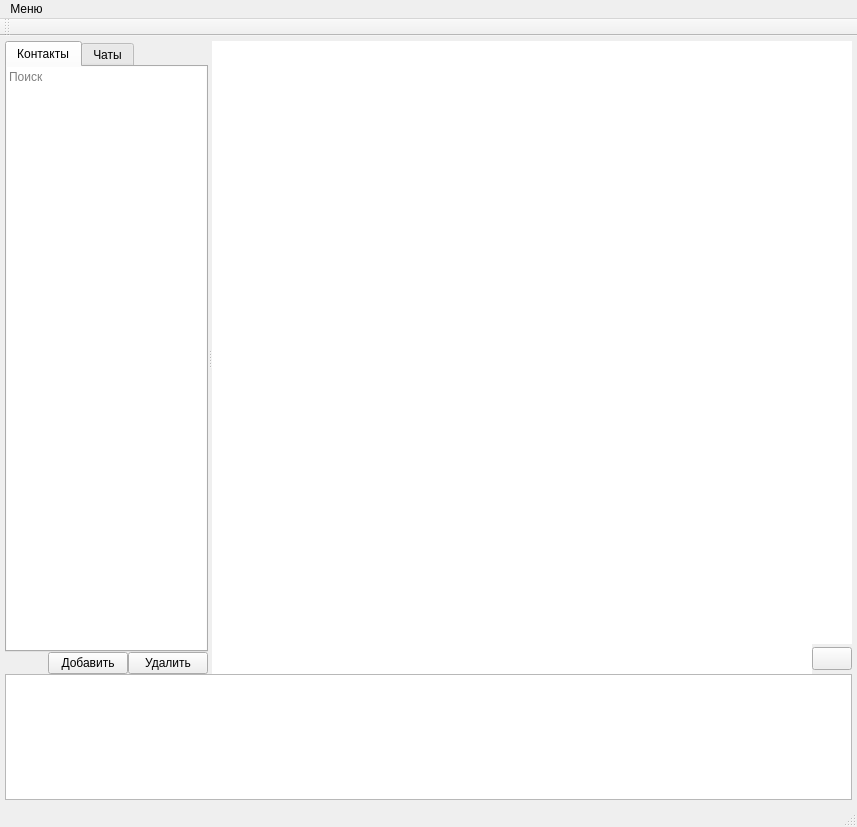
<?xml version="1.0" encoding="UTF-8"?>
<ui version="4.0">
 <class>MainWindow</class>
 <widget class="QMainWindow" name="MainWindow">
  <property name="geometry">
   <rect>
    <x>0</x>
    <y>0</y>
    <width>857</width>
    <height>827</height>
   </rect>
  </property>
  <property name="windowTitle">
   <string>Messenger</string>
  </property>
  <property name="windowOpacity">
   <double>10.000000000000000</double>
  </property>
  <property name="accessibleName">
   <string>ыуацуа</string>
  </property>
  <widget class="QWidget" name="centralwidget">
   <layout class="QGridLayout" name="gridLayout_6">
    <property name="leftMargin">
     <number>5</number>
    </property>
    <property name="topMargin">
     <number>5</number>
    </property>
    <property name="rightMargin">
     <number>5</number>
    </property>
    <property name="bottomMargin">
     <number>5</number>
    </property>
    <property name="spacing">
     <number>5</number>
    </property>
    <item row="0" column="0">
     <layout class="QVBoxLayout" name="verticalLayout_3">
      <property name="spacing">
       <number>0</number>
      </property>
      <item>
       <widget class="QWidget" name="widget_3" native="true">
        <property name="sizePolicy">
         <sizepolicy hsizetype="Preferred" vsizetype="Preferred">
          <horstretch>0</horstretch>
          <verstretch>250</verstretch>
         </sizepolicy>
        </property>
        <layout class="QGridLayout" name="gridLayout_5">
         <property name="leftMargin">
          <number>0</number>
         </property>
         <property name="topMargin">
          <number>0</number>
         </property>
         <property name="rightMargin">
          <number>0</number>
         </property>
         <property name="bottomMargin">
          <number>0</number>
         </property>
         <property name="spacing">
          <number>0</number>
         </property>
         <item row="0" column="0">
          <widget class="QSplitter" name="splitter">
           <property name="orientation">
            <enum>Qt::Horizontal</enum>
           </property>
           <widget class="QWidget" name="widget_contacts" native="true">
            <property name="sizePolicy">
             <sizepolicy hsizetype="Preferred" vsizetype="Preferred">
              <horstretch>90</horstretch>
              <verstretch>0</verstretch>
             </sizepolicy>
            </property>
            <layout class="QGridLayout" name="gridLayout_4">
             <property name="leftMargin">
              <number>0</number>
             </property>
             <property name="topMargin">
              <number>0</number>
             </property>
             <property name="rightMargin">
              <number>0</number>
             </property>
             <property name="bottomMargin">
              <number>0</number>
             </property>
             <property name="spacing">
              <number>0</number>
             </property>
             <item row="0" column="0">
              <layout class="QVBoxLayout" name="verticalLayout_2">
               <property name="spacing">
                <number>0</number>
               </property>
               <item>
                <widget class="QTabWidget" name="tabContacts">
                 <property name="sizePolicy">
                  <sizepolicy hsizetype="Expanding" vsizetype="Expanding">
                   <horstretch>100</horstretch>
                   <verstretch>0</verstretch>
                  </sizepolicy>
                 </property>
                 <property name="minimumSize">
                  <size>
                   <width>0</width>
                   <height>0</height>
                  </size>
                 </property>
                 <property name="maximumSize">
                  <size>
                   <width>16777215</width>
                   <height>16777215</height>
                  </size>
                 </property>
                 <property name="baseSize">
                  <size>
                   <width>200</width>
                   <height>0</height>
                  </size>
                 </property>
                 <property name="currentIndex">
                  <number>0</number>
                 </property>
                 <widget class="QWidget" name="tab_contacts">
                  <attribute name="title">
                   <string>Контакты</string>
                  </attribute>
                  <layout class="QGridLayout" name="gridLayout">
                   <property name="leftMargin">
                    <number>0</number>
                   </property>
                   <property name="topMargin">
                    <number>0</number>
                   </property>
                   <property name="rightMargin">
                    <number>0</number>
                   </property>
                   <property name="bottomMargin">
                    <number>0</number>
                   </property>
                   <property name="spacing">
                    <number>0</number>
                   </property>
                   <item row="1" column="0">
                    <widget class="QListWidget" name="listWidget_contacts">
                     <property name="frameShape">
                      <enum>QFrame::NoFrame</enum>
                     </property>
                     <property name="alternatingRowColors">
                      <bool>true</bool>
                     </property>
                     <property name="selectionBehavior">
                      <enum>QAbstractItemView::SelectItems</enum>
                     </property>
                     <property name="iconSize">
                      <size>
                       <width>0</width>
                       <height>0</height>
                      </size>
                     </property>
                     <property name="textElideMode">
                      <enum>Qt::ElideLeft</enum>
                     </property>
                     <property name="layoutMode">
                      <enum>QListView::SinglePass</enum>
                     </property>
                     <property name="uniformItemSizes">
                      <bool>true</bool>
                     </property>
                     <property name="batchSize">
                      <number>100</number>
                     </property>
                    </widget>
                   </item>
                   <item row="0" column="0">
                    <widget class="QLineEdit" name="lineEditSearch">
                     <property name="maximumSize">
                      <size>
                       <width>16777215</width>
                       <height>16777215</height>
                      </size>
                     </property>
                     <property name="text">
                      <string/>
                     </property>
                     <property name="frame">
                      <bool>false</bool>
                     </property>
                     <property name="dragEnabled">
                      <bool>false</bool>
                     </property>
                     <property name="placeholderText">
                      <string>Поиск</string>
                     </property>
                     <property name="clearButtonEnabled">
                      <bool>true</bool>
                     </property>
                    </widget>
                   </item>
                  </layout>
                 </widget>
                 <widget class="QWidget" name="tab_chat">
                  <attribute name="title">
                   <string>Чаты</string>
                  </attribute>
                  <layout class="QGridLayout" name="gridLayout_2">
                   <property name="leftMargin">
                    <number>0</number>
                   </property>
                   <property name="topMargin">
                    <number>0</number>
                   </property>
                   <property name="rightMargin">
                    <number>0</number>
                   </property>
                   <property name="bottomMargin">
                    <number>0</number>
                   </property>
                   <property name="spacing">
                    <number>0</number>
                   </property>
                   <item row="1" column="0">
                    <widget class="QListWidget" name="listWidget_chat">
                     <property name="frameShape">
                      <enum>QFrame::NoFrame</enum>
                     </property>
                    </widget>
                   </item>
                   <item row="0" column="0">
                    <widget class="QLineEdit" name="lineEdit_search_chat">
                     <property name="frame">
                      <bool>false</bool>
                     </property>
                     <property name="placeholderText">
                      <string>поиск</string>
                     </property>
                    </widget>
                   </item>
                  </layout>
                 </widget>
                </widget>
               </item>
               <item>
                <layout class="QHBoxLayout" name="horizontalLayout_4">
                 <property name="spacing">
                  <number>0</number>
                 </property>
                 <property name="sizeConstraint">
                  <enum>QLayout::SetDefaultConstraint</enum>
                 </property>
                 <item>
                  <spacer name="horizontalSpacer">
                   <property name="orientation">
                    <enum>Qt::Horizontal</enum>
                   </property>
                   <property name="sizeHint" stdset="0">
                    <size>
                     <width>40</width>
                     <height>20</height>
                    </size>
                   </property>
                  </spacer>
                 </item>
                 <item>
                  <widget class="QPushButton" name="addContact">
                   <property name="text">
                    <string>Добавить</string>
                   </property>
                  </widget>
                 </item>
                 <item>
                  <widget class="QPushButton" name="delContact">
                   <property name="text">
                    <string>Удалить</string>
                   </property>
                  </widget>
                 </item>
                </layout>
               </item>
              </layout>
             </item>
            </layout>
            <zorder></zorder>
           </widget>
           <widget class="QWidget" name="widget_chat" native="true">
            <property name="sizePolicy">
             <sizepolicy hsizetype="Preferred" vsizetype="Preferred">
              <horstretch>250</horstretch>
              <verstretch>0</verstretch>
             </sizepolicy>
            </property>
            <layout class="QGridLayout" name="gridLayout_3">
             <property name="leftMargin">
              <number>0</number>
             </property>
             <property name="topMargin">
              <number>0</number>
             </property>
             <property name="rightMargin">
              <number>0</number>
             </property>
             <property name="bottomMargin">
              <number>0</number>
             </property>
             <property name="spacing">
              <number>0</number>
             </property>
             <item row="0" column="0">
              <layout class="QVBoxLayout" name="verticalLayout">
               <property name="spacing">
                <number>0</number>
               </property>
               <item>
                <widget class="QListWidget" name="listWidget_message">
                 <property name="sizePolicy">
                  <sizepolicy hsizetype="Expanding" vsizetype="Expanding">
                   <horstretch>200</horstretch>
                   <verstretch>250</verstretch>
                  </sizepolicy>
                 </property>
                 <property name="baseSize">
                  <size>
                   <width>0</width>
                   <height>0</height>
                  </size>
                 </property>
                 <property name="mouseTracking">
                  <bool>false</bool>
                 </property>
                 <property name="accessibleName">
                  <string/>
                 </property>
                 <property name="frameShape">
                  <enum>QFrame::NoFrame</enum>
                 </property>
                 <property name="lineWidth">
                  <number>0</number>
                 </property>
                 <property name="verticalScrollBarPolicy">
                  <enum>Qt::ScrollBarAsNeeded</enum>
                 </property>
                 <property name="sizeAdjustPolicy">
                  <enum>QAbstractScrollArea::AdjustToContents</enum>
                 </property>
                 <property name="autoScroll">
                  <bool>true</bool>
                 </property>
                 <property name="autoScrollMargin">
                  <number>0</number>
                 </property>
                </widget>
               </item>
               <item>
                <layout class="QHBoxLayout" name="horizontalLayout">
                 <property name="spacing">
                  <number>0</number>
                 </property>
                 <item>
                  <widget class="QTextEdit" name="textEdit_message">
                   <property name="sizePolicy">
                    <sizepolicy hsizetype="Expanding" vsizetype="Expanding">
                     <horstretch>0</horstretch>
                     <verstretch>5</verstretch>
                    </sizepolicy>
                   </property>
                   <property name="maximumSize">
                    <size>
                     <width>16777215</width>
                     <height>30</height>
                    </size>
                   </property>
                   <property name="frameShape">
                    <enum>QFrame::NoFrame</enum>
                   </property>
                   <property name="lineWidth">
                    <number>0</number>
                   </property>
                  </widget>
                 </item>
                 <item>
                  <widget class="QPushButton" name="sendButton">
                   <property name="maximumSize">
                    <size>
                     <width>16777215</width>
                     <height>23</height>
                    </size>
                   </property>
                   <property name="autoFillBackground">
                    <bool>false</bool>
                   </property>
                   <property name="text">
                    <string/>
                   </property>
                   <property name="iconSize">
                    <size>
                     <width>23</width>
                     <height>23</height>
                    </size>
                   </property>
                  </widget>
                 </item>
                </layout>
               </item>
              </layout>
             </item>
            </layout>
           </widget>
          </widget>
         </item>
        </layout>
       </widget>
      </item>
      <item>
       <widget class="QListWidget" name="console">
        <property name="sizePolicy">
         <sizepolicy hsizetype="Expanding" vsizetype="Expanding">
          <horstretch>0</horstretch>
          <verstretch>50</verstretch>
         </sizepolicy>
        </property>
       </widget>
      </item>
     </layout>
    </item>
   </layout>
   <zorder>splitter_2</zorder>
   <zorder>widget</zorder>
   <zorder>splitter</zorder>
  </widget>
  <widget class="QMenuBar" name="menubar">
   <property name="geometry">
    <rect>
     <x>0</x>
     <y>0</y>
     <width>857</width>
     <height>21</height>
    </rect>
   </property>
   <widget class="QMenu" name="menu">
    <property name="title">
     <string>Меню</string>
    </property>
    <addaction name="login"/>
    <addaction name="registration"/>
    <addaction name="separator"/>
    <addaction name="security"/>
    <addaction name="separator"/>
    <addaction name="profile"/>
    <addaction name="quit"/>
   </widget>
   <addaction name="menu"/>
  </widget>
  <widget class="QStatusBar" name="statusbar"/>
  <widget class="QToolBar" name="toolBar">
   <property name="windowTitle">
    <string>toolBar</string>
   </property>
   <attribute name="toolBarArea">
    <enum>TopToolBarArea</enum>
   </attribute>
   <attribute name="toolBarBreak">
    <bool>false</bool>
   </attribute>
  </widget>
  <action name="login">
   <property name="text">
    <string>Вход</string>
   </property>
  </action>
  <action name="registration">
   <property name="text">
    <string>Регистрация</string>
   </property>
  </action>
  <action name="security">
   <property name="checkable">
    <bool>true</bool>
   </property>
   <property name="checked">
    <bool>false</bool>
   </property>
   <property name="text">
    <string>шифровать сообщения</string>
   </property>
   <property name="shortcutContext">
    <enum>Qt::WidgetShortcut</enum>
   </property>
   <property name="autoRepeat">
    <bool>true</bool>
   </property>
   <property name="menuRole">
    <enum>QAction::TextHeuristicRole</enum>
   </property>
   <property name="iconVisibleInMenu">
    <bool>false</bool>
   </property>
  </action>
  <action name="quit">
   <property name="text">
    <string>Отключиться</string>
   </property>
  </action>
  <action name="profile">
   <property name="text">
    <string>Открыть профиль</string>
   </property>
  </action>
 </widget>
 <resources/>
 <connections/>
</ui>
